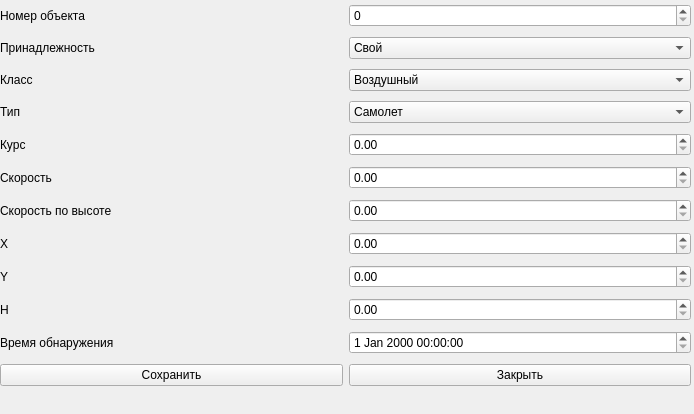
<?xml version="1.0" encoding="UTF-8"?>
<ui version="4.0">
 <class>WdObj</class>
 <widget class="QWidget" name="WdObj">
  <property name="geometry">
   <rect>
    <x>0</x>
    <y>0</y>
    <width>694</width>
    <height>414</height>
   </rect>
  </property>
  <property name="windowTitle">
   <string>Form</string>
  </property>
  <widget class="QWidget" name="gridLayoutWidget">
   <property name="enabled">
    <bool>true</bool>
   </property>
   <property name="geometry">
    <rect>
     <x>0</x>
     <y>0</y>
     <width>691</width>
     <height>401</height>
    </rect>
   </property>
   <layout class="QGridLayout" name="gridLayout">
    <item row="13" column="0">
     <widget class="QPushButton" name="pbSave">
      <property name="enabled">
       <bool>true</bool>
      </property>
      <property name="text">
       <string>Сохранить</string>
      </property>
     </widget>
    </item>
    <item row="0" column="0">
     <widget class="QLabel" name="label_5">
      <property name="enabled">
       <bool>true</bool>
      </property>
      <property name="text">
       <string>Номер объекта</string>
      </property>
     </widget>
    </item>
    <item row="1" column="1">
     <widget class="QComboBox" name="cbCom">
      <property name="enabled">
       <bool>true</bool>
      </property>
      <item>
       <property name="text">
        <string>Свой</string>
       </property>
      </item>
     </widget>
    </item>
    <item row="9" column="0">
     <widget class="QLabel" name="label_9">
      <property name="enabled">
       <bool>true</bool>
      </property>
      <property name="text">
       <string>Х</string>
      </property>
     </widget>
    </item>
    <item row="2" column="0">
     <widget class="QLabel" name="label_8">
      <property name="enabled">
       <bool>true</bool>
      </property>
      <property name="text">
       <string>Класс</string>
      </property>
     </widget>
    </item>
    <item row="13" column="1">
     <widget class="QPushButton" name="pushButton_2">
      <property name="enabled">
       <bool>true</bool>
      </property>
      <property name="text">
       <string>Закрыть</string>
      </property>
     </widget>
    </item>
    <item row="11" column="0">
     <widget class="QLabel" name="label_6">
      <property name="enabled">
       <bool>true</bool>
      </property>
      <property name="text">
       <string>H</string>
      </property>
     </widget>
    </item>
    <item row="7" column="0">
     <widget class="QLabel" name="label_7">
      <property name="enabled">
       <bool>true</bool>
      </property>
      <property name="text">
       <string>Скорость</string>
      </property>
     </widget>
    </item>
    <item row="8" column="1">
     <widget class="QDoubleSpinBox" name="dsbTemp"/>
    </item>
    <item row="4" column="0">
     <widget class="QLabel" name="lb">
      <property name="enabled">
       <bool>true</bool>
      </property>
      <property name="text">
       <string>Тип</string>
      </property>
     </widget>
    </item>
    <item row="6" column="0">
     <widget class="QLabel" name="label_3">
      <property name="enabled">
       <bool>true</bool>
      </property>
      <property name="text">
       <string>Курс</string>
      </property>
     </widget>
    </item>
    <item row="1" column="0">
     <widget class="QLabel" name="label">
      <property name="enabled">
       <bool>true</bool>
      </property>
      <property name="text">
       <string>Принадлежность</string>
      </property>
     </widget>
    </item>
    <item row="8" column="0">
     <widget class="QLabel" name="label_4">
      <property name="enabled">
       <bool>true</bool>
      </property>
      <property name="text">
       <string>Скорость по высоте</string>
      </property>
     </widget>
    </item>
    <item row="10" column="0">
     <widget class="QLabel" name="label_10">
      <property name="enabled">
       <bool>true</bool>
      </property>
      <property name="text">
       <string>Y</string>
      </property>
     </widget>
    </item>
    <item row="4" column="1">
     <widget class="QComboBox" name="cbSector">
      <property name="enabled">
       <bool>true</bool>
      </property>
      <item>
       <property name="text">
        <string>Самолет</string>
       </property>
      </item>
     </widget>
    </item>
    <item row="12" column="0">
     <widget class="QLabel" name="label_11">
      <property name="enabled">
       <bool>true</bool>
      </property>
      <property name="text">
       <string>Время обнаружения</string>
      </property>
     </widget>
    </item>
    <item row="9" column="1">
     <widget class="QDoubleSpinBox" name="dsbTemp_2"/>
    </item>
    <item row="10" column="1">
     <widget class="QDoubleSpinBox" name="dsbTemp_3"/>
    </item>
    <item row="11" column="1">
     <widget class="QDoubleSpinBox" name="dsbTemp_4"/>
    </item>
    <item row="12" column="1">
     <widget class="QDateTimeEdit" name="dateTimeEdit"/>
    </item>
    <item row="7" column="1">
     <widget class="QDoubleSpinBox" name="dsbTemp_5"/>
    </item>
    <item row="6" column="1">
     <widget class="QDoubleSpinBox" name="dsbTemp_6"/>
    </item>
    <item row="2" column="1">
     <widget class="QComboBox" name="cbCom_2">
      <property name="enabled">
       <bool>true</bool>
      </property>
      <item>
       <property name="text">
        <string>Воздушный</string>
       </property>
      </item>
     </widget>
    </item>
    <item row="0" column="1">
     <widget class="QSpinBox" name="spinBox"/>
    </item>
   </layout>
  </widget>
 </widget>
 <resources/>
 <connections/>
</ui>
